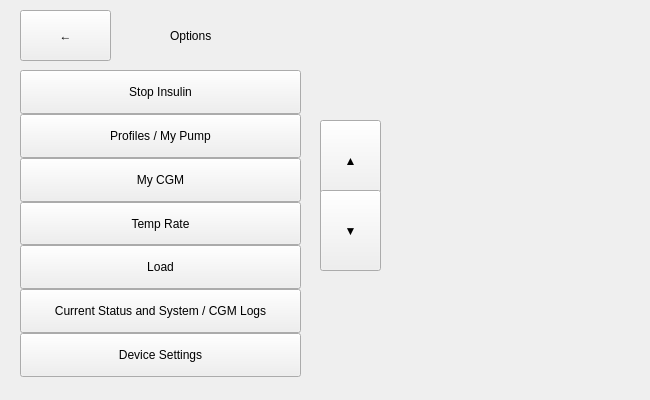
<?xml version="1.0" encoding="UTF-8"?>
<ui version="4.0">
 <class>pumpsettingsscreen</class>
 <widget class="QWidget" name="pumpsettingsscreen">
  <property name="geometry">
   <rect>
    <x>0</x>
    <y>0</y>
    <width>650</width>
    <height>400</height>
   </rect>
  </property>
  <property name="windowTitle">
   <string>Form</string>
  </property>
  <widget class="QStackedWidget" name="stackedWidget">
   <property name="geometry">
    <rect>
     <x>-10</x>
     <y>0</y>
     <width>430</width>
     <height>414</height>
    </rect>
   </property>
   <property name="currentIndex">
    <number>0</number>
   </property>
   <widget class="QWidget" name="page0">
    <widget class="QLabel" name="pumpSettingsLabel">
     <property name="geometry">
      <rect>
       <x>180</x>
       <y>20</y>
       <width>411</width>
       <height>31</height>
      </rect>
     </property>
     <property name="text">
      <string>Options</string>
     </property>
    </widget>
    <widget class="QPushButton" name="upButton">
     <property name="geometry">
      <rect>
       <x>330</x>
       <y>120</y>
       <width>61</width>
       <height>81</height>
      </rect>
     </property>
     <property name="text">
      <string>▲</string>
     </property>
    </widget>
    <widget class="QPushButton" name="downButton">
     <property name="geometry">
      <rect>
       <x>330</x>
       <y>190</y>
       <width>61</width>
       <height>81</height>
      </rect>
     </property>
     <property name="text">
      <string>▼</string>
     </property>
    </widget>
    <widget class="QPushButton" name="homeButton">
     <property name="geometry">
      <rect>
       <x>30</x>
       <y>10</y>
       <width>91</width>
       <height>51</height>
      </rect>
     </property>
     <property name="text">
      <string>←</string>
     </property>
    </widget>
    <widget class="QWidget" name="verticalLayoutWidget">
     <property name="geometry">
      <rect>
       <x>30</x>
       <y>70</y>
       <width>281</width>
       <height>307</height>
      </rect>
     </property>
     <layout class="QVBoxLayout" name="verticalLayout">
      <property name="spacing">
       <number>0</number>
      </property>
      <item>
       <widget class="QPushButton" name="stopInsulinButton">
        <property name="sizePolicy">
         <sizepolicy hsizetype="Preferred" vsizetype="MinimumExpanding">
          <horstretch>0</horstretch>
          <verstretch>0</verstretch>
         </sizepolicy>
        </property>
        <property name="minimumSize">
         <size>
          <width>0</width>
          <height>0</height>
         </size>
        </property>
        <property name="text">
         <string>Stop Insulin</string>
        </property>
       </widget>
      </item>
      <item>
       <widget class="QPushButton" name="myPumpButton">
        <property name="sizePolicy">
         <sizepolicy hsizetype="Preferred" vsizetype="MinimumExpanding">
          <horstretch>0</horstretch>
          <verstretch>0</verstretch>
         </sizepolicy>
        </property>
        <property name="minimumSize">
         <size>
          <width>0</width>
          <height>40</height>
         </size>
        </property>
        <property name="text">
         <string>Profiles / My Pump</string>
        </property>
       </widget>
      </item>
      <item>
       <widget class="QPushButton" name="myCgmButton">
        <property name="sizePolicy">
         <sizepolicy hsizetype="Preferred" vsizetype="MinimumExpanding">
          <horstretch>0</horstretch>
          <verstretch>0</verstretch>
         </sizepolicy>
        </property>
        <property name="minimumSize">
         <size>
          <width>0</width>
          <height>40</height>
         </size>
        </property>
        <property name="text">
         <string>My CGM</string>
        </property>
       </widget>
      </item>
      <item>
       <widget class="QPushButton" name="tempRateButton">
        <property name="sizePolicy">
         <sizepolicy hsizetype="Preferred" vsizetype="MinimumExpanding">
          <horstretch>0</horstretch>
          <verstretch>0</verstretch>
         </sizepolicy>
        </property>
        <property name="minimumSize">
         <size>
          <width>0</width>
          <height>40</height>
         </size>
        </property>
        <property name="text">
         <string>Temp Rate</string>
        </property>
       </widget>
      </item>
      <item>
       <widget class="QPushButton" name="loadButton">
        <property name="sizePolicy">
         <sizepolicy hsizetype="Preferred" vsizetype="MinimumExpanding">
          <horstretch>0</horstretch>
          <verstretch>0</verstretch>
         </sizepolicy>
        </property>
        <property name="minimumSize">
         <size>
          <width>0</width>
          <height>40</height>
         </size>
        </property>
        <property name="text">
         <string>Load</string>
        </property>
       </widget>
      </item>
      <item>
       <widget class="QPushButton" name="logsButton">
        <property name="sizePolicy">
         <sizepolicy hsizetype="Preferred" vsizetype="MinimumExpanding">
          <horstretch>0</horstretch>
          <verstretch>0</verstretch>
         </sizepolicy>
        </property>
        <property name="minimumSize">
         <size>
          <width>0</width>
          <height>40</height>
         </size>
        </property>
        <property name="text">
         <string>Current Status and System / CGM Logs</string>
        </property>
       </widget>
      </item>
      <item>
       <widget class="QPushButton" name="deviceSettings">
        <property name="sizePolicy">
         <sizepolicy hsizetype="Preferred" vsizetype="MinimumExpanding">
          <horstretch>0</horstretch>
          <verstretch>0</verstretch>
         </sizepolicy>
        </property>
        <property name="minimumSize">
         <size>
          <width>0</width>
          <height>40</height>
         </size>
        </property>
        <property name="text">
         <string>Device Settings</string>
        </property>
       </widget>
      </item>
     </layout>
    </widget>
   </widget>
   <widget class="QWidget" name="changeExistingPasswordScreen">
    <widget class="QPushButton" name="confirmPinCheckBox">
     <property name="geometry">
      <rect>
       <x>320</x>
       <y>110</y>
       <width>91</width>
       <height>31</height>
      </rect>
     </property>
     <property name="styleSheet">
      <string notr="true">font: 75 35pt &quot;DejaVu Sans&quot;;
background-color: rgb(98, 160, 234);
</string>
     </property>
     <property name="text">
      <string>✓</string>
     </property>
    </widget>
    <widget class="QLabel" name="page9MainLabel">
     <property name="geometry">
      <rect>
       <x>220</x>
       <y>80</y>
       <width>71</width>
       <height>20</height>
      </rect>
     </property>
     <property name="text">
      <string>Enter Units</string>
     </property>
    </widget>
    <widget class="QPushButton" name="page9CancelButton">
     <property name="geometry">
      <rect>
       <x>110</x>
       <y>110</y>
       <width>91</width>
       <height>31</height>
      </rect>
     </property>
     <property name="styleSheet">
      <string notr="true">font: 75 35pt &quot;DejaVu Sans&quot;;
background-color: rgb(246, 97, 81);
</string>
     </property>
     <property name="text">
      <string>←</string>
     </property>
    </widget>
    <widget class="QTextEdit" name="page9TextBox">
     <property name="geometry">
      <rect>
       <x>210</x>
       <y>110</y>
       <width>104</width>
       <height>31</height>
      </rect>
     </property>
    </widget>
    <widget class="QWidget" name="layoutWidget">
     <property name="geometry">
      <rect>
       <x>170</x>
       <y>160</y>
       <width>254</width>
       <height>184</height>
      </rect>
     </property>
     <layout class="QGridLayout" name="gridLayout">
      <item row="0" column="0">
       <widget class="QPushButton" name="pinButton1">
        <property name="styleSheet">
         <string notr="true">font: 75 20pt &quot;DejaVu Sans&quot;;</string>
        </property>
        <property name="text">
         <string>1</string>
        </property>
       </widget>
      </item>
      <item row="0" column="1">
       <widget class="QPushButton" name="pinButton2">
        <property name="styleSheet">
         <string notr="true">font: 75 20pt &quot;DejaVu Sans&quot;;</string>
        </property>
        <property name="text">
         <string>2</string>
        </property>
       </widget>
      </item>
      <item row="0" column="2">
       <widget class="QPushButton" name="pinButton3">
        <property name="styleSheet">
         <string notr="true">font: 75 20pt &quot;DejaVu Sans&quot;;</string>
        </property>
        <property name="text">
         <string>3</string>
        </property>
       </widget>
      </item>
      <item row="1" column="0">
       <widget class="QPushButton" name="pinButton4">
        <property name="styleSheet">
         <string notr="true">font: 75 20pt &quot;DejaVu Sans&quot;;</string>
        </property>
        <property name="text">
         <string>4</string>
        </property>
       </widget>
      </item>
      <item row="1" column="1">
       <widget class="QPushButton" name="pinButton5">
        <property name="styleSheet">
         <string notr="true">font: 75 20pt &quot;DejaVu Sans&quot;;</string>
        </property>
        <property name="text">
         <string>5</string>
        </property>
       </widget>
      </item>
      <item row="1" column="2">
       <widget class="QPushButton" name="pinButton6">
        <property name="styleSheet">
         <string notr="true">font: 75 20pt &quot;DejaVu Sans&quot;;</string>
        </property>
        <property name="text">
         <string>6</string>
        </property>
       </widget>
      </item>
      <item row="2" column="0">
       <widget class="QPushButton" name="pinButton7">
        <property name="styleSheet">
         <string notr="true">font: 75 20pt &quot;DejaVu Sans&quot;;</string>
        </property>
        <property name="text">
         <string>7</string>
        </property>
       </widget>
      </item>
      <item row="2" column="1">
       <widget class="QPushButton" name="pinButton8">
        <property name="styleSheet">
         <string notr="true">font: 75 20pt &quot;DejaVu Sans&quot;;</string>
        </property>
        <property name="text">
         <string>8</string>
        </property>
       </widget>
      </item>
      <item row="2" column="2">
       <widget class="QPushButton" name="pinButton9">
        <property name="styleSheet">
         <string notr="true">font: 75 20pt &quot;DejaVu Sans&quot;;</string>
        </property>
        <property name="text">
         <string>9</string>
        </property>
       </widget>
      </item>
      <item row="3" column="0">
       <widget class="QPushButton" name="pushButton_PlusEquals">
        <property name="styleSheet">
         <string notr="true">font: 75 20pt &quot;DejaVu Sans&quot;;</string>
        </property>
        <property name="text">
         <string>.</string>
        </property>
       </widget>
      </item>
      <item row="3" column="1">
       <widget class="QPushButton" name="pinButton0">
        <property name="styleSheet">
         <string notr="true">font: 75 20pt &quot;DejaVu Sans&quot;;</string>
        </property>
        <property name="text">
         <string>0</string>
        </property>
       </widget>
      </item>
      <item row="3" column="2">
       <widget class="QPushButton" name="pinBackButton">
        <property name="styleSheet">
         <string notr="true">font: 75 15pt &quot;DejaVu Sans&quot;;</string>
        </property>
        <property name="text">
         <string>Back</string>
        </property>
       </widget>
      </item>
     </layout>
    </widget>
   </widget>
   <widget class="QWidget" name="confirmPinScreen"/>
   <widget class="QWidget" name="deviceSettingsPage">
    <widget class="QPushButton" name="homeButton_2">
     <property name="geometry">
      <rect>
       <x>20</x>
       <y>0</y>
       <width>91</width>
       <height>51</height>
      </rect>
     </property>
     <property name="text">
      <string>←</string>
     </property>
    </widget>
    <widget class="QWidget" name="verticalLayoutWidget_3">
     <property name="geometry">
      <rect>
       <x>20</x>
       <y>60</y>
       <width>281</width>
       <height>241</height>
      </rect>
     </property>
     <layout class="QVBoxLayout" name="verticalLayout_5">
      <property name="spacing">
       <number>0</number>
      </property>
      <item>
       <widget class="QPushButton" name="securityPinButton">
        <property name="sizePolicy">
         <sizepolicy hsizetype="Preferred" vsizetype="MinimumExpanding">
          <horstretch>0</horstretch>
          <verstretch>0</verstretch>
         </sizepolicy>
        </property>
        <property name="minimumSize">
         <size>
          <width>0</width>
          <height>40</height>
         </size>
        </property>
        <property name="text">
         <string>Security PIN</string>
        </property>
        <property name="checkable">
         <bool>true</bool>
        </property>
        <property name="checked">
         <bool>false</bool>
        </property>
       </widget>
      </item>
      <item>
       <widget class="QPushButton" name="deviceInfoButton">
        <property name="sizePolicy">
         <sizepolicy hsizetype="Preferred" vsizetype="MinimumExpanding">
          <horstretch>0</horstretch>
          <verstretch>0</verstretch>
         </sizepolicy>
        </property>
        <property name="minimumSize">
         <size>
          <width>0</width>
          <height>40</height>
         </size>
        </property>
        <property name="text">
         <string>Device Info</string>
        </property>
       </widget>
      </item>
     </layout>
    </widget>
    <widget class="QPushButton" name="goToSetPinButton">
     <property name="geometry">
      <rect>
       <x>320</x>
       <y>70</y>
       <width>111</width>
       <height>71</height>
      </rect>
     </property>
     <property name="text">
      <string>✓</string>
     </property>
    </widget>
   </widget>
   <widget class="QWidget" name="setNewPinScreen">
    <widget class="QLabel" name="newPinLabel">
     <property name="geometry">
      <rect>
       <x>30</x>
       <y>20</y>
       <width>281</width>
       <height>51</height>
      </rect>
     </property>
     <property name="text">
      <string>Enter New PIN</string>
     </property>
    </widget>
   </widget>
   <widget class="QWidget" name="confirmNewPinScreen">
    <widget class="QLabel" name="existingLabel_2">
     <property name="geometry">
      <rect>
       <x>30</x>
       <y>50</y>
       <width>281</width>
       <height>51</height>
      </rect>
     </property>
     <property name="text">
      <string>Re-enter Pin</string>
     </property>
    </widget>
   </widget>
  </widget>
 </widget>
 <resources/>
 <connections/>
</ui>
